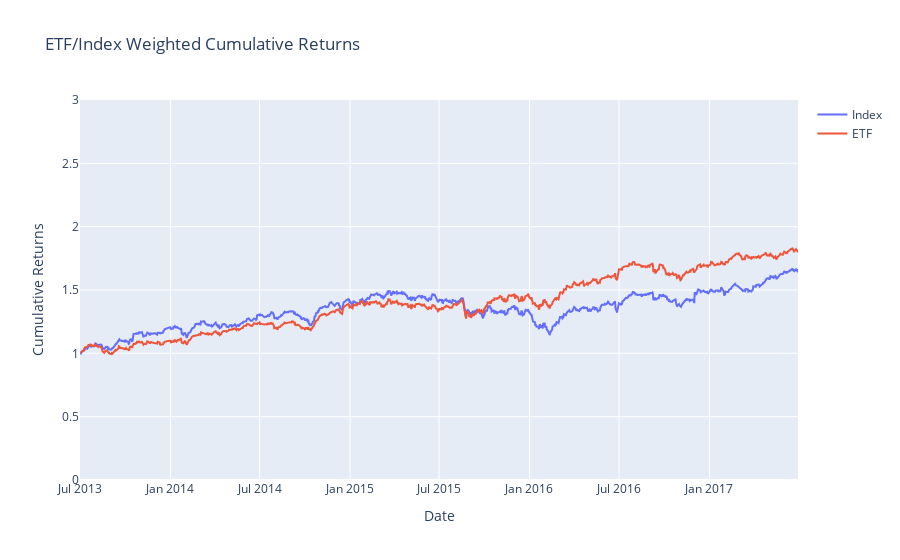

This figure's notebook cell:
### Code cell
index_trace = go.Scatter(
        name='Index',
        x=index_weighted_cumulative_returns.index,
        y=index_weighted_cumulative_returns)
etf_trace = go.Scatter(
        name='ETF',
        x=etf_weighted_cumulative_returns.index,
        y=etf_weighted_cumulative_returns)

layout = go.Layout(
        title='ETF/Index Weighted Cumulative Returns',
        xaxis={'title': 'Date'},
        yaxis={'title': 'Cumulative Returns', 'range': [0, 3]})

fig = go.Figure(data=[index_trace, etf_trace], layout=layout)
offline_py.iplot(fig)

### Figure 1 — Plotly figure (JSON) as saved in the notebook; plotly's stock layout.template omitted (floating-point values rounded to 4 significant figures; data arrays with more than 128 entries replaced by an {"elided": "..."} marker saying what was removed)
{"data": [{"name": "Index", "type": "scatter", "x": {"elided": "1009 str values"}, "y": {"elided": "1009 float values"}}, {"name": "ETF", "type": "scatter", "x": {"elided": "1009 str values"}, "y": {"elided": "1009 float values"}}], "layout": {"title": {"text": "ETF/Index Weighted Cumulative Returns"}, "xaxis": {"title": {"text": "Date"}}, "yaxis": {"range": [0, 3], "title": {"text": "Cumulative Returns"}}}}
